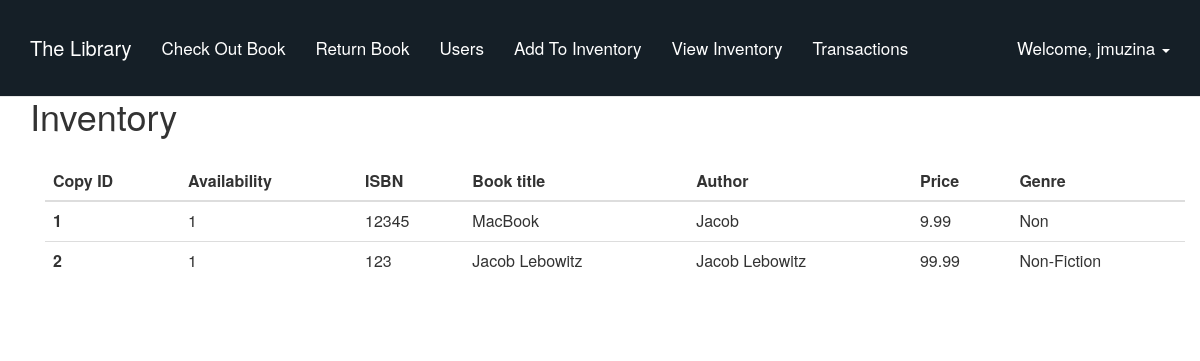
The page /inventory/ (signed in) on the database as committed earlier.
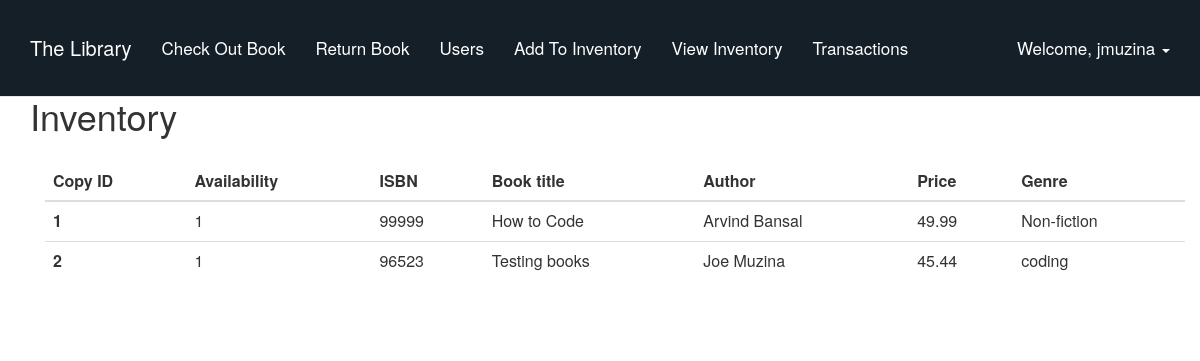
The same page on the database as committed later.
### tables this page shows
CREATE TABLE `copies` (
  `copy_id` INTEGER NOT NULL PRIMARY KEY AUTOINCREMENT,
  `availability` INTEGER,
  `isbn` INTEGER,
  FOREIGN KEY(isbn) REFERENCES books(isbn)
);

CREATE TABLE `books` (
  `isbn` INTEGER NOT NULL PRIMARY KEY,
  `book_name` VARCHAR(255),
  `book_price` NUMERIC,
  `author` VARCHAR(255),
  `genre` VARCHAR(255)
);

### manage.py (the view)
@app.route("/inventory/",  methods=['GET', 'POST'])
@login_required
def inventory():
    inv_dict = functions.show_inventory()
    return render_template('inventory.html', username=session['username'], inventory = inv_dict)

### utils/functions.py (called while the page is built)
def get_database_connection():
    import sqlite3
    sqlite_file = 'database.db'
    file_exists = os.path.isfile(sqlite_file)
    conn = sqlite3.connect(sqlite_file)
    if not file_exists:
        create_sqlite_tables(conn)
    if os.stat(sqlite_file).st_size == 0:
        create_sqlite_tables(conn)
    return conn

def show_inventory():
    conn = get_database_connection()
    try:
        cursor = conn.cursor()
        cursor.execute("SELECT * FROM copies INNER JOIN books ON copies.isbn = books.isbn")
        results = cursor.fetchall()
        conn.commit()
        cursor.close()
        return results
    except:
        cursor.close()

### templates/inventory.html
{% extends "index.html" %}
{% block content %}
<div class="container">
    <h1>Inventory</h1>
    <div class="container">
        <table class="table" , id="transactions">
            <thead>
                <tr>
                    <th scope="col">Copy ID</th>
                    <th scope="col">Availability</th>
                    <th scope="col">ISBN</th>
                    <th scope="col">Book title</th>
                    <th scope="col">Author</th>
                    <th scope="col">Price</th>
                    <th scope="col">Genre</th>
                </tr>
            </thead>
            <tbody>
                {% for copy in inventory %}
                    <tr>
                        <th scope="row">{{copy[0]}}</th>
                            <td>{{copy[1]}}</td>
                            <td>{{copy[2]}}</td>
                            <td>{{copy[4]}}</td>
                            <td>{{copy[6]}}</td>
                            <td>{{copy[5]}}</td>
                            <td>{{copy[7]}}</td>
                    </tr>
                {% endfor %}
            </tbody>
        </table>
    </div>
</div>
{% endblock %}

### templates/index.html (shortened to what this page needs)
<html>
    <head>
        <link rel='stylesheet' href='{{ url_for("static", filename="css/bootstrap.min.css") }}'>
        <link rel='stylesheet' href='{{ url_for("static", filename="css/base.css") }}'>
        <link rel="stylesheet" href="https://maxcdn.bootstrapcdn.com/bootstrap/3.4.0/css/bootstrap.min.css">
    </head>
    <body>
        <nav class="navbar navbar-default navbar-fixed-top" style="background-color: #151f27;">
            <div class="container">
                <div class="navbar-header">
                    <a class="navbar-brand" href="/" style="color:white;">
                      The Library
                    </a>
                </div>
                <div id="navbar" class="navbar-collapse collapse">
                    <ul class="nav navbar-nav" id="navbar-links">
                        {% if session['admin'] %}
                        <li>
                            <a href="/checkout" style="color:white;">Check Out Book</a>
                        </li>
                        <li>
                            <a href="/return_books" style="color:white;">Return Book</a>
                        </li>
                        <li>
                            <a href="/user_management" style="color:white;">Users</a>
                        </li>
                        <li>
                            <a href="/add_books" style="color:white;">Add To Inventory</a>
                        </li>
                        <li>
                            <a href="/inventory" style="color:white;">View Inventory</a>
                        </li>
                        <li>
                            <a href="/transactions" style="color:white;">Transactions</a>
                        </li>
                        {% endif %}
                    </ul>
                    <ul class="nav navbar-nav navbar-right">
                        {% if username %}
                            <li class="dropdown">
                                <a href="#" class="dropdown-toggle" data-toggle="dropdown" role="button" aria-haspopup="true" aria-expanded="false" style="color:white;">
                                    Welcome, {{ username }} <span class="caret"></span>
                                </a>
                            </li>
                        {% else %}
                            <li><a style="color:white;" href="/signup/"><span class="glyphicon glyphicon-user"></span> Sign Up </a></li>
                            <li><a style="color:white;" href="/login/"><span class="glyphicon glyphicon-log-in"></span> Login </a></li>
                        {% endif %}
                    </ul>
                </div>
            </div>
        </nav>
        {% block content %}
        {% endblock %}
    </body>
</html>

### static/css/base.css (style rules this page uses)
body { background-color: rgb(242, 243, 244); }
.navbar-default { font-size: 17px; margin: 0; padding: 7px; }
nav .navbar-brand { font-size: 20px; }
.container { padding: 16px; }

Rows that differ between the two databases and show on the page:
changed copies id 1: isbn "12345" → "99999"; book_name "MacBook" → "How to Code"; author "Jacob" → "Arvind Bansal"; book_price "9.99" → "49.99"; genre "Non" → "Non-fiction"
changed copies id 2: isbn "123" → "96523"; book_name "Jacob Lebowitz" → "Testing books"; author "Jacob Lebowitz" → "Joe Muzina"; book_price "99.99" → "45.44"; genre "Non-Fiction" → "coding"
